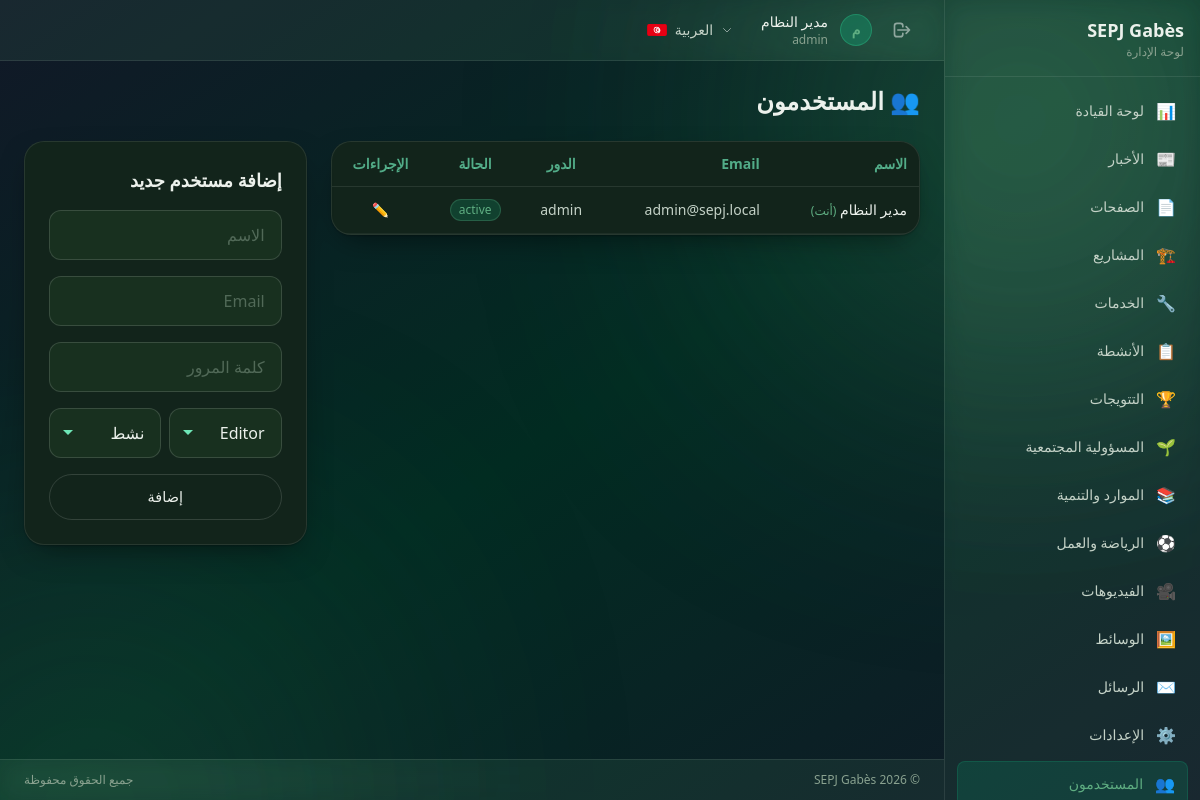
Screenshot of /admin/users/index.php (signed in) with the database file from the repository.
### tables this page shows
CREATE TABLE IF NOT EXISTS `users` (
    `id` INT UNSIGNED AUTO_INCREMENT PRIMARY KEY,
    `name` VARCHAR(255) NOT NULL,
    `email` VARCHAR(255) NOT NULL UNIQUE,
    `password_hash` VARCHAR(255) NOT NULL,
    `role` ENUM('admin', 'editor') NOT NULL DEFAULT 'editor',
    `status` ENUM('active', 'inactive') NOT NULL DEFAULT 'active',
    `created_at` DATETIME NOT NULL DEFAULT CURRENT_TIMESTAMP,
    `updated_at` DATETIME NOT NULL DEFAULT CURRENT_TIMESTAMP ON UPDATE CURRENT_TIMESTAMP
);

### app/core/helpers.php (called while the page is built, shortened)
<?php
function admin_url(string $path = ''): string
{
    $base = ADMIN_URL;
    $path = ltrim($path, '/');
    return $base . ($path ? '/' . $path : '');
}
function e($value): string
{
    return htmlspecialchars((string) $value, ENT_QUOTES | ENT_SUBSTITUTE, 'UTF-8');
}
function current_lang(): string
{
    return DEFAULT_LANGUAGE;
}
function is_rtl(?string $lang = null): bool
{
    $lang = $lang ?? current_lang();
    return $lang === 'ar';
}
function dir_attribute(?string $lang = null): string
{
    return is_rtl($lang) ? 'rtl' : 'ltr';
}

### app/core/auth.php (called while the page is built, shortened)
<?php
function is_logged_in(): bool
{
    return isset($_SESSION['logged_in']) && $_SESSION['logged_in'] === true;
}
function current_user(): ?array
{
    return [
        'id'    => $_SESSION['user_id'],
        'name'  => $_SESSION['user_name'],
        'email' => $_SESSION['user_email'],
        'role'  => $_SESSION['user_role'],
    ];
}

### app/core/db.php (called while the page is built, shortened)
<?php
class Database
{
    private static ?PDO $instance = null;
    public static function getInstance(): PDO
    {
        if (self::$instance === null) {
            $dsn = "mysql:host=" . DB_HOST . ";port=" . DB_PORT . ";dbname=" . DB_NAME . ";charset=" . DB_CHARSET;
            $options = [
                PDO::ATTR_ERRMODE            => PDO::ERRMODE_EXCEPTION,
                PDO::ATTR_DEFAULT_FETCH_MODE => PDO::FETCH_ASSOC,
                PDO::ATTR_EMULATE_PREPARES   => false,
                PDO::MYSQL_ATTR_INIT_COMMAND => "SET NAMES utf8mb4 COLLATE utf8mb4_unicode_ci",
            ];
            try {
                self::$instance = new PDO($dsn, DB_USER, DB_PASS, $options);
            } catch (PDOException $e) {
error_log("Database connection failed [host=" . DB_HOST . ", port=" . DB_PORT . ", db=" . DB_NAME . "]: " . get_class($e) . " (" . $e->getCode() . ") " . $e->getMessage());
                die("اتصال قاعدة البيانات فشل. الرجاء المحاولة لاحقاً.<br>Database connection failed. Please try again later.");
            }
        }
        return self::$instance;
    }
}
function db(): PDO
{
    return Database::getInstance();
}

### admin/users/index.php (the view, shortened to what this page needs)
<?php
require_once ROOT_PATH.'/app/core/db.php';
require_once ROOT_PATH.'/app/core/auth.php';
require_once ROOT_PATH.'/app/core/helpers.php';
require_once ROOT_PATH.'/app/core/admin_helpers.php';
$lang = current_lang();
$users=db()->query("SELECT id,name,email,role,status,created_at FROM users ORDER BY created_at DESC")->fetchAll();
$editUser=null;if(isset($_GET['edit'])){$s=db()->prepare("SELECT * FROM users WHERE id=:id");$s->execute(['id'=>(int)$_GET['edit']]);$editUser=$s->fetch();}
?>
<!DOCTYPE html><html lang="<?=e($lang)?>" dir="<?=dir_attribute($lang)?>"><head><script src="https://cdn.tailwindcss.com"></script><link rel="stylesheet" href="../../public/assets/css/style.css"></head>
<body class="bg-gradient-to-br from-gray-900 via-emerald-950 to-gray-900 min-h-screen"><div class="blob blob-1"></div><div class="blob blob-2"></div>
<div class="relative z-10 flex h-screen"><?php include '../includes/sidebar.php';?><div class="flex-1 flex flex-col overflow-hidden"><?php include '../includes/header.php';?>
<main class="flex-1 overflow-y-auto p-6"><h1 class="text-2xl font-bold text-white mb-6">👥 <?=$lang==='ar'?'المستخدمون':($lang==='fr'?'Utilisateurs':'Users')?></h1>
<div class="grid grid-cols-1 lg:grid-cols-3 gap-6">
<div class="lg:col-span-2">
<div class="glass-card-static overflow-hidden"><table class="w-full text-sm"><thead><tr class="border-b border-white/10 text-emerald-300/70"><th class="text-right p-3"><?=$lang==='ar'?'الاسم':($lang==='fr'?'Nom':'Name')?></th><th class="text-right p-3">Email</th><th class="text-center p-3"><?=$lang==='ar'?'الدور':($lang==='fr'?'Rôle':'Role')?></th><th class="text-center p-3"><?=$lang==='ar'?'الحالة':($lang==='fr'?'Statut':'Status')?></th><th class="text-center p-3"><?=$lang==='ar'?'الإجراءات':($lang==='fr'?'Actions':'Actions')?></th></tr></thead>
<tbody><?php foreach($users as $u):?><tr class="border-b border-white/5 hover:bg-white/5"><td class="p-3 text-white"><?=e($u['name'])?><?=$u['id']==$_SESSION['user_id']?(' <span class="text-xs text-emerald-400">('.($lang==='ar'?'أنت':($lang==='fr'?'vous':'you')).')</span>'):''?></td>
<td class="p-3 text-emerald-200/70"><?=e($u['email'])?></td><td class="p-3 text-center"><?=e($u['role'])?></td><td class="p-3 text-center"><?=status_badge($u['status'])?></td>
<td class="p-3 text-center"><div class="flex justify-center gap-2">
<a href="?edit=<?=$u['id']?>" class="text-emerald-400">✏️</a>
</div></td></tr><?php endforeach;?></tbody></table></div></div>
<div class="glass-card-static p-6"><h2 class="text-lg font-semibold text-white mb-4"><?=$editUser?($lang==='ar'?'تعديل مستخدم':($lang==='fr'?'Modifier':'Edit User')):($lang==='ar'?'إضافة مستخدم جديد':($lang==='fr'?'Nouvel utilisateur':'Add User'))?></h2>
<form method="POST"><?=csrf_field()?>
<div class="space-y-4"><div><input type="text" name="name" value="<?=e($editUser['name']??'')?>" required class="form-input" placeholder="<?=$lang==='ar'?'الاسم':($lang==='fr'?'Nom':'Name')?>"></div>
<div><input type="email" name="email" value="<?=e($editUser['email']??'')?>" required class="form-input" placeholder="Email"></div>
<div><input type="password" name="password" class="form-input" placeholder="<?=$editUser?($lang==='ar'?'كلمة مرور جديدة (اختياري)':($lang==='fr'?'Nouveau mot de passe (optionnel)':'New password (optional)')):($lang==='ar'?'كلمة المرور':($lang==='fr'?'Mot de passe':'Password'))?>"></div>
<div class="grid grid-cols-2 gap-2"><select name="role" class="form-input"><option value="editor"<?=$editUser&&$editUser['role']==='editor'?' selected':''?>>Editor</option></select>
<select name="status" class="form-input"><option value="active"<?=$editUser&&$editUser['status']==='active'?' selected':''?>><?=$lang==='ar'?'نشط':($lang==='fr'?'Actif':'Active')?></option></select></div>
<button type="submit" class="glass-btn w-full justify-center"><?=$editUser?($lang==='ar'?'تحديث':($lang==='fr'?'Mettre à jour':'Update')):($lang==='ar'?'إضافة':($lang==='fr'?'Ajouter':'Add'))?></button>
</div></form></div></div></main>
<?php include '../includes/footer.php';?></div></div>
<script src="../../public/assets/js/admin.js"></script></body></html>

### admin/includes/header.php (shortened to what this page needs)
<?php
$lang = $lang ?? current_lang();
$user = current_user();
?>
<header class="bg-white/5 backdrop-blur-md border-b border-white/10 px-6 py-3 flex items-center justify-between shrink-0 relative z-50" dir="ltr">
    <div class="flex items-center gap-4">
        <?php
        $adminLangMeta = [
            'ar' => ['label' => 'العربية',    'flag' => PUBLIC_URL . '/assets/tn1.png', 'alt' => 'تونس'],
            'fr' => ['label' => 'Français',   'flag' => PUBLIC_URL . '/assets/fr1.png', 'alt' => 'France'],
            'en' => ['label' => 'English',    'flag' => PUBLIC_URL . '/assets/uk1.png', 'alt' => 'UK'],
        ];
        $adminCurrent = $adminLangMeta[$lang];
        ?>
        <div class="relative group" dir="ltr">
            <button class="flex items-center gap-2 px-3 py-1.5 rounded-lg text-sm text-white/80 hover:text-white hover:bg-white/10 transition-colors"
                    aria-haspopup="true" aria-expanded="false">
                <img src="<?= e($adminCurrent['flag']) ?>" alt="<?= e($adminCurrent['alt']) ?>" width="20" height="14" style="border-radius:2px;flex-shrink:0;">
                <span><?= e($adminCurrent['label']) ?></span>
                <svg class="w-3 h-3 text-white/50" fill="none" stroke="currentColor" viewBox="0 0 24 24" aria-hidden="true">
                    <path stroke-linecap="round" stroke-linejoin="round" stroke-width="2" d="M19 9l-7 7-7-7"/>
                </svg>
            </button>
        </div>
        <div class="flex items-center gap-3 text-sm">
            <div class="text-right">
                <p class="text-white font-medium"><?= e($user['name'] ?? '') ?></p>
                <p class="text-emerald-300/60 text-xs"><?= e($user['role'] ?? '') ?></p>
            </div>
            <div class="w-8 h-8 rounded-full bg-emerald-500/30 border border-emerald-400/30 flex items-center justify-center text-emerald-300 font-bold text-sm">
                <?= mb_substr(e($user['name'] ?? 'U'), 0, 1) ?>
            </div>
            <a href="<?= e(admin_url('logout.php')) ?>" class="text-white/50 hover:text-red-400 transition-colors px-2 py-1 text-xs" title="Logout">
                <svg xmlns="http://www.w3.org/2000/svg" class="h-5 w-5" fill="none" viewBox="0 0 24 24" stroke="currentColor">
                    <path stroke-linecap="round" stroke-linejoin="round" stroke-width="2" d="M17 16l4-4m0 0l-4-4m4 4H7m6 4v1a3 3 0 01-3 3H6a3 3 0 01-3-3V7a3 3 0 013-3h4a3 3 0 013 3v1" />
                </svg>
            </a>
        </div>
    </div>
</header>

### app/core/admin_helpers.php (shortened to what this page needs)
<?php
function status_badge(string $status): string
{
    $classes = [
        'published' => 'bg-emerald-500/20 text-emerald-300 border-emerald-500/30',
        'draft'     => 'bg-yellow-500/20 text-yellow-300 border-yellow-500/30',
        'new'       => 'bg-red-500/20 text-red-300 border-red-500/30',
        'read'      => 'bg-blue-500/20 text-blue-300 border-blue-500/30',
        'archived'  => 'bg-gray-500/20 text-gray-300 border-gray-500/30',
        'active'    => 'bg-emerald-500/20 text-emerald-300 border-emerald-500/30',
        'inactive'  => 'bg-gray-500/20 text-gray-300 border-gray-500/30',
    ];
    $class = $classes[$status] ?? 'bg-gray-500/20 text-gray-300 border-gray-500/30';
    return '<span class="inline-block px-2 py-0.5 text-xs rounded-full border ' . $class . '">' . e($status) . '</span>';
}

### rows the page displays
users: name "مدير النظام", role "admin", name "م", shows "أنت", email "admin@sepj.local", status "active"

### other values shown
APP_NAME "SEPJ Gabès"
$navItem['icon'] "📊"
getSidebarLabel($navItem, $lang) "لوحة القيادة"
$navItem['icon'] "📰"
getSidebarLabel($navItem, $lang) "الأخبار"
$navItem['icon'] "📄"
getSidebarLabel($navItem, $lang) "الصفحات"
$navItem['icon'] "🏗️"
getSidebarLabel($navItem, $lang) "المشاريع"
$navItem['icon'] "🔧"
getSidebarLabel($navItem, $lang) "الخدمات"
$navItem['icon'] "📋"
getSidebarLabel($navItem, $lang) "الأنشطة"
$navItem['icon'] "🏆"
getSidebarLabel($navItem, $lang) "التتويجات"
